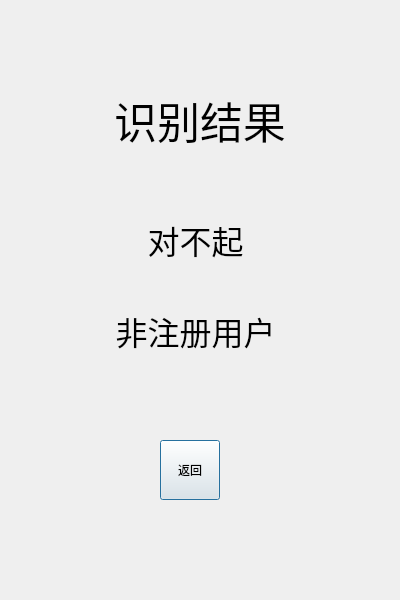
<?xml version="1.0" encoding="UTF-8"?>
<ui version="4.0">
 <class>fail</class>
 <widget class="QDialog" name="fail">
  <property name="geometry">
   <rect>
    <x>0</x>
    <y>0</y>
    <width>400</width>
    <height>600</height>
   </rect>
  </property>
  <property name="minimumSize">
   <size>
    <width>400</width>
    <height>600</height>
   </size>
  </property>
  <property name="maximumSize">
   <size>
    <width>400</width>
    <height>600</height>
   </size>
  </property>
  <property name="windowTitle">
   <string>Voiceprint Recognition</string>
  </property>
  <widget class="QLabel" name="result_label">
   <property name="geometry">
    <rect>
     <x>90</x>
     <y>80</y>
     <width>220</width>
     <height>80</height>
    </rect>
   </property>
   <property name="font">
    <font>
     <family>黑体</family>
     <pointsize>32</pointsize>
     <weight>50</weight>
     <bold>false</bold>
    </font>
   </property>
   <property name="cursor">
    <cursorShape>ArrowCursor</cursorShape>
   </property>
   <property name="contextMenuPolicy">
    <enum>Qt::ActionsContextMenu</enum>
   </property>
   <property name="text">
    <string>识别结果</string>
   </property>
   <property name="alignment">
    <set>Qt::AlignCenter</set>
   </property>
  </widget>
  <widget class="QLabel" name="fail_label">
   <property name="geometry">
    <rect>
     <x>70</x>
     <y>200</y>
     <width>251</width>
     <height>171</height>
    </rect>
   </property>
   <property name="font">
    <font>
     <family>黑体</family>
     <pointsize>24</pointsize>
     <weight>50</weight>
     <bold>false</bold>
    </font>
   </property>
   <property name="cursor">
    <cursorShape>ArrowCursor</cursorShape>
   </property>
   <property name="focusPolicy">
    <enum>Qt::NoFocus</enum>
   </property>
   <property name="layoutDirection">
    <enum>Qt::LeftToRight</enum>
   </property>
   <property name="text">
    <string>对不起

非注册用户</string>
   </property>
   <property name="alignment">
    <set>Qt::AlignCenter</set>
   </property>
   <property name="wordWrap">
    <bool>true</bool>
   </property>
  </widget>
  <widget class="QPushButton" name="back_pushbutton">
   <property name="geometry">
    <rect>
     <x>160</x>
     <y>440</y>
     <width>60</width>
     <height>60</height>
    </rect>
   </property>
   <property name="font">
    <font>
     <family>黑体</family>
    </font>
   </property>
   <property name="text">
    <string>返回</string>
   </property>
  </widget>
 </widget>
 <resources/>
 <connections/>
</ui>
